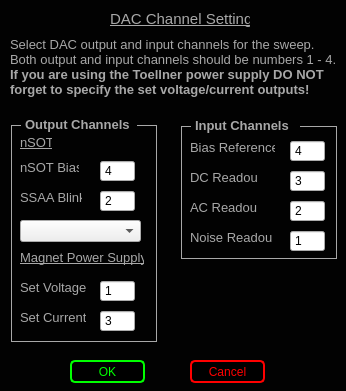
<?xml version="1.0" encoding="UTF-8"?>
<ui version="4.0">
 <class>Dialog</class>
 <widget class="QDialog" name="Dialog">
  <property name="geometry">
   <rect>
    <x>0</x>
    <y>0</y>
    <width>346</width>
    <height>391</height>
   </rect>
  </property>
  <property name="windowTitle">
   <string>DAC Channels</string>
  </property>
  <property name="windowIcon">
   <iconset resource="../Resources/nSOTScannerResources.qrc">
    <normaloff>:/nSOTScanner/Pictures/jj_schema.svg</normaloff>:/nSOTScanner/Pictures/jj_schema.svg</iconset>
  </property>
  <property name="styleSheet">
   <string notr="true">#Dialog{background-color: rgb(2, 2, 2);}</string>
  </property>
  <widget class="QLabel" name="label">
   <property name="geometry">
    <rect>
     <x>20</x>
     <y>160</y>
     <width>59</width>
     <height>16</height>
    </rect>
   </property>
   <property name="text">
    <string>&lt;html&gt;&lt;head/&gt;&lt;body&gt;&lt;p&gt;&lt;span style=&quot; font-size:10pt; color:#a8a8a8;&quot;&gt;nSOT Bias&lt;/span&gt;&lt;/p&gt;&lt;/body&gt;&lt;/html&gt;</string>
   </property>
  </widget>
  <widget class="QLabel" name="label_2">
   <property name="geometry">
    <rect>
     <x>190</x>
     <y>140</y>
     <width>85</width>
     <height>16</height>
    </rect>
   </property>
   <property name="text">
    <string>&lt;html&gt;&lt;head/&gt;&lt;body&gt;&lt;p&gt;&lt;span style=&quot; font-size:10pt; color:#a8a8a8;&quot;&gt;Bias Reference&lt;/span&gt;&lt;/p&gt;&lt;/body&gt;&lt;/html&gt;</string>
   </property>
  </widget>
  <widget class="QLabel" name="label_3">
   <property name="geometry">
    <rect>
     <x>190</x>
     <y>170</y>
     <width>67</width>
     <height>16</height>
    </rect>
   </property>
   <property name="text">
    <string>&lt;html&gt;&lt;head/&gt;&lt;body&gt;&lt;p&gt;&lt;span style=&quot; font-size:10pt; color:#a8a8a8;&quot;&gt;DC Readout&lt;/span&gt;&lt;/p&gt;&lt;/body&gt;&lt;/html&gt;</string>
   </property>
  </widget>
  <widget class="QLabel" name="label_4">
   <property name="geometry">
    <rect>
     <x>190</x>
     <y>200</y>
     <width>67</width>
     <height>16</height>
    </rect>
   </property>
   <property name="text">
    <string>&lt;html&gt;&lt;head/&gt;&lt;body&gt;&lt;p&gt;&lt;span style=&quot; font-size:10pt; color:#a8a8a8;&quot;&gt;AC Readout&lt;/span&gt;&lt;/p&gt;&lt;/body&gt;&lt;/html&gt;</string>
   </property>
  </widget>
  <widget class="QLabel" name="label_5">
   <property name="geometry">
    <rect>
     <x>190</x>
     <y>230</y>
     <width>82</width>
     <height>16</height>
    </rect>
   </property>
   <property name="text">
    <string>&lt;html&gt;&lt;head/&gt;&lt;body&gt;&lt;p&gt;&lt;span style=&quot; font-size:10pt; color:#a8a8a8;&quot;&gt;Noise Readout&lt;/span&gt;&lt;/p&gt;&lt;/body&gt;&lt;/html&gt;</string>
   </property>
  </widget>
  <widget class="QLabel" name="label_6">
   <property name="geometry">
    <rect>
     <x>20</x>
     <y>190</y>
     <width>62</width>
     <height>16</height>
    </rect>
   </property>
   <property name="text">
    <string>&lt;html&gt;&lt;head/&gt;&lt;body&gt;&lt;p&gt;&lt;span style=&quot; font-size:10pt; color:#a8a8a8;&quot;&gt;SSAA Blink&lt;/span&gt;&lt;/p&gt;&lt;/body&gt;&lt;/html&gt;</string>
   </property>
  </widget>
  <widget class="QLabel" name="label_7">
   <property name="geometry">
    <rect>
     <x>25</x>
     <y>117</y>
     <width>107</width>
     <height>16</height>
    </rect>
   </property>
   <property name="text">
    <string>&lt;html&gt;&lt;head/&gt;&lt;body&gt;&lt;p&gt;&lt;span style=&quot; font-size:10pt; font-weight:600; color:#a8a8a8;&quot;&gt;Output Channels&lt;/span&gt;&lt;/p&gt;&lt;/body&gt;&lt;/html&gt;</string>
   </property>
  </widget>
  <widget class="QLabel" name="label_8">
   <property name="geometry">
    <rect>
     <x>195</x>
     <y>117</y>
     <width>112</width>
     <height>18</height>
    </rect>
   </property>
   <property name="text">
    <string>&lt;html&gt;&lt;head/&gt;&lt;body&gt;&lt;p&gt;&lt;span style=&quot; font-size:10pt; font-weight:600; color:#a8a8a8;&quot;&gt;Input Channels&lt;/span&gt;&lt;/p&gt;&lt;/body&gt;&lt;/html&gt;</string>
   </property>
  </widget>
  <widget class="QPushButton" name="okDAC">
   <property name="geometry">
    <rect>
     <x>70</x>
     <y>360</y>
     <width>75</width>
     <height>23</height>
    </rect>
   </property>
   <property name="styleSheet">
    <string notr="true">QPushButton:pressed#okDAC{
color: rgb(95,107,166);
background-color:rgb(168,168,168);
border: 1px solid rgb(95,107,166);
border-radius: 5px
}

QPushButton#okDAC{
color: rgb(0,255,0);
background-color:rgb(0,0,0);
border: 2px solid rgb(0,255,0);
border-radius: 5px
}</string>
   </property>
   <property name="text">
    <string>OK</string>
   </property>
  </widget>
  <widget class="QPushButton" name="cancelDAC">
   <property name="geometry">
    <rect>
     <x>190</x>
     <y>360</y>
     <width>75</width>
     <height>23</height>
    </rect>
   </property>
   <property name="styleSheet">
    <string notr="true">QPushButton:pressed#cancelDAC{
color: rgb(95,107,166);
background-color:rgb(168,168,168);
border: 1px solid rgb(95,107,166);
border-radius: 5px
}

QPushButton#cancelDAC{
color: rgb(255,0, 0);
background-color:rgb(0,0,0);
border: 2px solid  rgb(255,0, 0);
border-radius: 5px
}</string>
   </property>
   <property name="text">
    <string>Cancel</string>
   </property>
  </widget>
  <widget class="QLabel" name="label_9">
   <property name="geometry">
    <rect>
     <x>10</x>
     <y>35</y>
     <width>330</width>
     <height>64</height>
    </rect>
   </property>
   <property name="text">
    <string>&lt;html&gt;&lt;head/&gt;&lt;body&gt;&lt;p align=&quot;justify&quot;&gt;&lt;span style=&quot; font-size:10pt; color:#a8a8a8;&quot;&gt;Select DAC output and input channels for the sweep. &lt;br/&gt;Both output and input channels should be numbers 1 - 4.&lt;br/&gt;&lt;/span&gt;&lt;span style=&quot; font-size:10pt; font-weight:600; color:#a8a8a8;&quot;&gt;If you are using the Toellner power supply DO NOT&lt;br/&gt;forget to specify the set voltage/current outputs!&lt;/span&gt;&lt;/p&gt;&lt;/body&gt;&lt;/html&gt;</string>
   </property>
  </widget>
  <widget class="QLabel" name="label_10">
   <property name="geometry">
    <rect>
     <x>110</x>
     <y>10</y>
     <width>140</width>
     <height>18</height>
    </rect>
   </property>
   <property name="text">
    <string>&lt;html&gt;&lt;head/&gt;&lt;body&gt;&lt;p&gt;&lt;span style=&quot; font-size:11pt; text-decoration: underline; color:#a8a8a8;&quot;&gt;DAC Channel Settings&lt;/span&gt;&lt;/p&gt;&lt;/body&gt;&lt;/html&gt;</string>
   </property>
  </widget>
  <widget class="QLabel" name="label_11">
   <property name="geometry">
    <rect>
     <x>20</x>
     <y>250</y>
     <width>124</width>
     <height>16</height>
    </rect>
   </property>
   <property name="text">
    <string>&lt;html&gt;&lt;head/&gt;&lt;body&gt;&lt;p&gt;&lt;span style=&quot; font-size:10pt; text-decoration: underline; color:#a8a8a8;&quot;&gt;Magnet Power Supply&lt;/span&gt;&lt;/p&gt;&lt;/body&gt;&lt;/html&gt;</string>
   </property>
  </widget>
  <widget class="QLabel" name="label_12">
   <property name="geometry">
    <rect>
     <x>20</x>
     <y>135</y>
     <width>32</width>
     <height>16</height>
    </rect>
   </property>
   <property name="text">
    <string>&lt;html&gt;&lt;head/&gt;&lt;body&gt;&lt;p&gt;&lt;span style=&quot; font-size:10pt; text-decoration: underline; color:#a8a8a8;&quot;&gt;nSOT&lt;/span&gt;&lt;/p&gt;&lt;/body&gt;&lt;/html&gt;</string>
   </property>
  </widget>
  <widget class="QLabel" name="label_13">
   <property name="geometry">
    <rect>
     <x>20</x>
     <y>310</y>
     <width>66</width>
     <height>16</height>
    </rect>
   </property>
   <property name="text">
    <string>&lt;html&gt;&lt;head/&gt;&lt;body&gt;&lt;p&gt;&lt;span style=&quot; font-size:10pt; color:#a8a8a8;&quot;&gt;Set Current&lt;/span&gt;&lt;/p&gt;&lt;/body&gt;&lt;/html&gt;</string>
   </property>
  </widget>
  <widget class="QLabel" name="label_14">
   <property name="geometry">
    <rect>
     <x>20</x>
     <y>280</y>
     <width>66</width>
     <height>16</height>
    </rect>
   </property>
   <property name="text">
    <string>&lt;html&gt;&lt;head/&gt;&lt;body&gt;&lt;p&gt;&lt;span style=&quot; font-size:10pt; color:#a8a8a8;&quot;&gt;Set Voltage&lt;/span&gt;&lt;/p&gt;&lt;/body&gt;&lt;/html&gt;</string>
   </property>
  </widget>
  <widget class="QSpinBox" name="biasOutChannel">
   <property name="geometry">
    <rect>
     <x>100</x>
     <y>160</y>
     <width>35</width>
     <height>22</height>
    </rect>
   </property>
   <property name="alignment">
    <set>Qt::AlignLeading|Qt::AlignLeft|Qt::AlignVCenter</set>
   </property>
   <property name="buttonSymbols">
    <enum>QAbstractSpinBox::NoButtons</enum>
   </property>
   <property name="minimum">
    <number>1</number>
   </property>
   <property name="maximum">
    <number>4</number>
   </property>
   <property name="value">
    <number>4</number>
   </property>
  </widget>
  <widget class="QSpinBox" name="blinkOutChannel">
   <property name="geometry">
    <rect>
     <x>100</x>
     <y>190</y>
     <width>35</width>
     <height>22</height>
    </rect>
   </property>
   <property name="buttonSymbols">
    <enum>QAbstractSpinBox::NoButtons</enum>
   </property>
   <property name="minimum">
    <number>1</number>
   </property>
   <property name="maximum">
    <number>4</number>
   </property>
   <property name="value">
    <number>2</number>
   </property>
  </widget>
  <widget class="QSpinBox" name="currentOutChannel">
   <property name="geometry">
    <rect>
     <x>100</x>
     <y>310</y>
     <width>35</width>
     <height>22</height>
    </rect>
   </property>
   <property name="buttonSymbols">
    <enum>QAbstractSpinBox::NoButtons</enum>
   </property>
   <property name="minimum">
    <number>1</number>
   </property>
   <property name="maximum">
    <number>4</number>
   </property>
   <property name="value">
    <number>3</number>
   </property>
  </widget>
  <widget class="QSpinBox" name="voltsOutChannel">
   <property name="geometry">
    <rect>
     <x>100</x>
     <y>280</y>
     <width>35</width>
     <height>22</height>
    </rect>
   </property>
   <property name="buttonSymbols">
    <enum>QAbstractSpinBox::NoButtons</enum>
   </property>
   <property name="minimum">
    <number>1</number>
   </property>
   <property name="maximum">
    <number>4</number>
   </property>
   <property name="value">
    <number>1</number>
   </property>
  </widget>
  <widget class="QSpinBox" name="biasInChannel">
   <property name="geometry">
    <rect>
     <x>290</x>
     <y>140</y>
     <width>35</width>
     <height>22</height>
    </rect>
   </property>
   <property name="alignment">
    <set>Qt::AlignLeading|Qt::AlignLeft|Qt::AlignVCenter</set>
   </property>
   <property name="buttonSymbols">
    <enum>QAbstractSpinBox::NoButtons</enum>
   </property>
   <property name="minimum">
    <number>1</number>
   </property>
   <property name="maximum">
    <number>4</number>
   </property>
   <property name="value">
    <number>4</number>
   </property>
  </widget>
  <widget class="QSpinBox" name="acInChannel">
   <property name="geometry">
    <rect>
     <x>290</x>
     <y>200</y>
     <width>35</width>
     <height>22</height>
    </rect>
   </property>
   <property name="buttonSymbols">
    <enum>QAbstractSpinBox::NoButtons</enum>
   </property>
   <property name="minimum">
    <number>1</number>
   </property>
   <property name="maximum">
    <number>4</number>
   </property>
   <property name="value">
    <number>2</number>
   </property>
  </widget>
  <widget class="QSpinBox" name="noiseInChannel">
   <property name="geometry">
    <rect>
     <x>290</x>
     <y>230</y>
     <width>35</width>
     <height>22</height>
    </rect>
   </property>
   <property name="buttonSymbols">
    <enum>QAbstractSpinBox::NoButtons</enum>
   </property>
   <property name="minimum">
    <number>1</number>
   </property>
   <property name="maximum">
    <number>4</number>
   </property>
   <property name="value">
    <number>1</number>
   </property>
  </widget>
  <widget class="QSpinBox" name="dcInChannel">
   <property name="geometry">
    <rect>
     <x>290</x>
     <y>170</y>
     <width>35</width>
     <height>22</height>
    </rect>
   </property>
   <property name="buttonSymbols">
    <enum>QAbstractSpinBox::NoButtons</enum>
   </property>
   <property name="minimum">
    <number>1</number>
   </property>
   <property name="maximum">
    <number>4</number>
   </property>
   <property name="value">
    <number>3</number>
   </property>
  </widget>
  <widget class="Line" name="line">
   <property name="geometry">
    <rect>
     <x>155</x>
     <y>125</y>
     <width>3</width>
     <height>217</height>
    </rect>
   </property>
   <property name="styleSheet">
    <string notr="true">#line{color: rgb(168,168,168)}</string>
   </property>
   <property name="frameShadow">
    <enum>QFrame::Plain</enum>
   </property>
   <property name="orientation">
    <enum>Qt::Vertical</enum>
   </property>
  </widget>
  <widget class="Line" name="line_2">
   <property name="geometry">
    <rect>
     <x>10</x>
     <y>125</y>
     <width>3</width>
     <height>217</height>
    </rect>
   </property>
   <property name="styleSheet">
    <string notr="true">#line_2{color: rgb(168,168,168)}</string>
   </property>
   <property name="frameShadow">
    <enum>QFrame::Plain</enum>
   </property>
   <property name="orientation">
    <enum>Qt::Vertical</enum>
   </property>
  </widget>
  <widget class="Line" name="line_3">
   <property name="geometry">
    <rect>
     <x>11</x>
     <y>340</y>
     <width>145</width>
     <height>3</height>
    </rect>
   </property>
   <property name="styleSheet">
    <string notr="true">#line_3{color: rgb(168,168,168)}</string>
   </property>
   <property name="frameShadow">
    <enum>QFrame::Plain</enum>
   </property>
   <property name="orientation">
    <enum>Qt::Horizontal</enum>
   </property>
  </widget>
  <widget class="Line" name="line_4">
   <property name="geometry">
    <rect>
     <x>11</x>
     <y>124</y>
     <width>10</width>
     <height>3</height>
    </rect>
   </property>
   <property name="styleSheet">
    <string notr="true">#line_4{color: rgb(168,168,168)}</string>
   </property>
   <property name="frameShadow">
    <enum>QFrame::Plain</enum>
   </property>
   <property name="orientation">
    <enum>Qt::Horizontal</enum>
   </property>
  </widget>
  <widget class="Line" name="line_5">
   <property name="geometry">
    <rect>
     <x>137</x>
     <y>124</y>
     <width>20</width>
     <height>3</height>
    </rect>
   </property>
   <property name="styleSheet">
    <string notr="true">#line_5
{color: rgb(168,168,168)}</string>
   </property>
   <property name="frameShadow">
    <enum>QFrame::Plain</enum>
   </property>
   <property name="orientation">
    <enum>Qt::Horizontal</enum>
   </property>
  </widget>
  <widget class="Line" name="line_6">
   <property name="geometry">
    <rect>
     <x>181</x>
     <y>125</y>
     <width>10</width>
     <height>3</height>
    </rect>
   </property>
   <property name="styleSheet">
    <string notr="true">#line_6{color: rgb(168,168,168)}</string>
   </property>
   <property name="frameShadow">
    <enum>QFrame::Plain</enum>
   </property>
   <property name="orientation">
    <enum>Qt::Horizontal</enum>
   </property>
  </widget>
  <widget class="Line" name="line_7">
   <property name="geometry">
    <rect>
     <x>181</x>
     <y>257</y>
     <width>156</width>
     <height>3</height>
    </rect>
   </property>
   <property name="styleSheet">
    <string notr="true">#line_7{color: rgb(168,168,168)}</string>
   </property>
   <property name="frameShadow">
    <enum>QFrame::Plain</enum>
   </property>
   <property name="orientation">
    <enum>Qt::Horizontal</enum>
   </property>
  </widget>
  <widget class="Line" name="line_8">
   <property name="geometry">
    <rect>
     <x>300</x>
     <y>125</y>
     <width>37</width>
     <height>3</height>
    </rect>
   </property>
   <property name="styleSheet">
    <string notr="true">#line_8
{color: rgb(168,168,168)}</string>
   </property>
   <property name="frameShadow">
    <enum>QFrame::Plain</enum>
   </property>
   <property name="orientation">
    <enum>Qt::Horizontal</enum>
   </property>
  </widget>
  <widget class="Line" name="line_9">
   <property name="geometry">
    <rect>
     <x>335</x>
     <y>126</y>
     <width>3</width>
     <height>133</height>
    </rect>
   </property>
   <property name="styleSheet">
    <string notr="true">#line_9{color: rgb(168,168,168)}</string>
   </property>
   <property name="frameShadow">
    <enum>QFrame::Plain</enum>
   </property>
   <property name="orientation">
    <enum>Qt::Vertical</enum>
   </property>
  </widget>
  <widget class="Line" name="line_10">
   <property name="geometry">
    <rect>
     <x>180</x>
     <y>126</y>
     <width>3</width>
     <height>133</height>
    </rect>
   </property>
   <property name="styleSheet">
    <string notr="true">#line_10{color: rgb(168,168,168)}</string>
   </property>
   <property name="frameShadow">
    <enum>QFrame::Plain</enum>
   </property>
   <property name="orientation">
    <enum>Qt::Vertical</enum>
   </property>
  </widget>
  <widget class="QComboBox" name="comboBox_blinkDevice">
   <property name="geometry">
    <rect>
     <x>20</x>
     <y>220</y>
     <width>121</width>
     <height>22</height>
    </rect>
   </property>
  </widget>
  <widget class="QLabel" name="warning">
   <property name="geometry">
    <rect>
     <x>180</x>
     <y>280</y>
     <width>151</width>
     <height>61</height>
    </rect>
   </property>
   <property name="text">
    <string>&lt;html&gt;&lt;head/&gt;&lt;body&gt;&lt;p&gt;&lt;br/&gt;&lt;/p&gt;&lt;/body&gt;&lt;/html&gt;</string>
   </property>
  </widget>
 </widget>
 <resources>
  <include location="../Resources/nSOTScannerResources.qrc"/>
 </resources>
 <connections/>
</ui>
